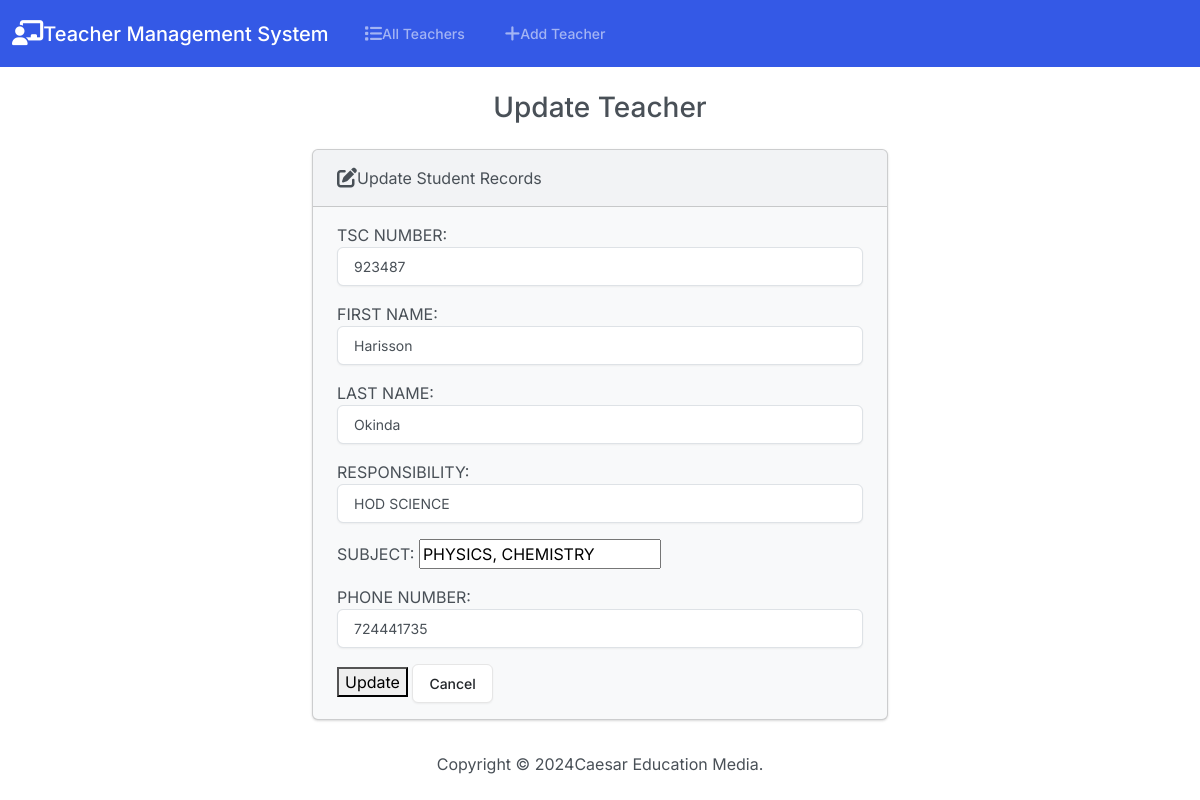
The page /edit/5/ on the database its author committed.
### teachers/models.py (models this page shows, shortened)
class Teacher(models.Model):
    TSC_Number = models.PositiveIntegerField()
    first_name = models.CharField(max_length=50)
    last_name = models.CharField(max_length=50)
    Rensponsibility = models.CharField(max_length=50)
    Subject = models.CharField(max_length=50)
    phone_number = models.PositiveIntegerField()

### teachers/views.py (the view)
# urls.py: path('edit/<int:id>/', views.edit, name='edit'),
def edit(request, id):
    if request.method == 'POST':
        teacher = Teacher.objects.get(pk=id)
        form = TeacherForm(request.POST, instance=teacher)
        if form.is_valid():
            form.save()
            return render(request, 'teachers/edit.html', {
                'form': form,
                'success': True
            })
    else:
        teacher = Teacher.objects.get(pk=id)
        form = TeacherForm(instance=teacher)
    return render(request, 'teachers/edit.html', {
                'form': form
    })

### teachers/forms.py
class TeacherForm(forms.ModelForm):
    class Meta:
        model = Teacher
        fields = '__all__'
        labels = {
            'TSC_Number': 'TSC NUMBER',
         'first_name': 'FIRST NAME',
         'last_name': 'LAST NAME',
         'Rensponsibility': 'RESPONSIBILITY',
         'Subject' : 'SUBJECT',
         'phone_number': 'PHONE NUMBER'
         }
        widgets = {
            'TSC_Number': forms.NumberInput(attrs={'class': 'form-control'}),
          'first_name': forms.TextInput(attrs={'class': 'form-control'}),
           'last_name': forms.TextInput(attrs={'class': 'form-control'}),
           'Rensponsibility': forms.TextInput(attrs={'class': 'form-control'}),
           'Subject ': forms.TextInput(attrs={'class': 'form-control'}),
           'phone_number': forms.NumberInput(attrs={'class': 'form-control'})
           }

### teachers/templates/teachers/edit.html (shortened to what this page needs)
{% extends "teachers/base.html" %}
{% block body %}
<h3 class="text-center m-4">Update Teacher</h3>
{% if success %}
<div class="alert alert-success" role="alert">
    The teacher updated successfully.
    <a href="{% url 'index' %}" class="alert-link">Go to Home Page.</a>
</div>
{% else %}
<div class="row justify-content-center">
    <div class="col-6">
        <div class="card bg-light mb-3">
            <div class="card-header">
                <i class="fa-solid fa-pen-to-square fa-lg"></i>Update Student Records
            </div>
            <div class="card-body">
                <form action="" method="POST">
                    {{ form.as_p }}
                    <button type="submit" class="btn-btn-primary">Update</button>
                    <a href="{% url 'index' %}" class="btn btn-secondary">Cancel</a>
                </form>
            </div>
    </div>
</div>
{% endif %}
{% endblock %}

### rows shown on the page
Teacher: TSC_Number "923487", first_name "Harisson", last_name "Okinda", Rensponsibility "HOD SCIENCE", Subject "PHYSICS, CHEMISTRY", phone_number "724441735"
